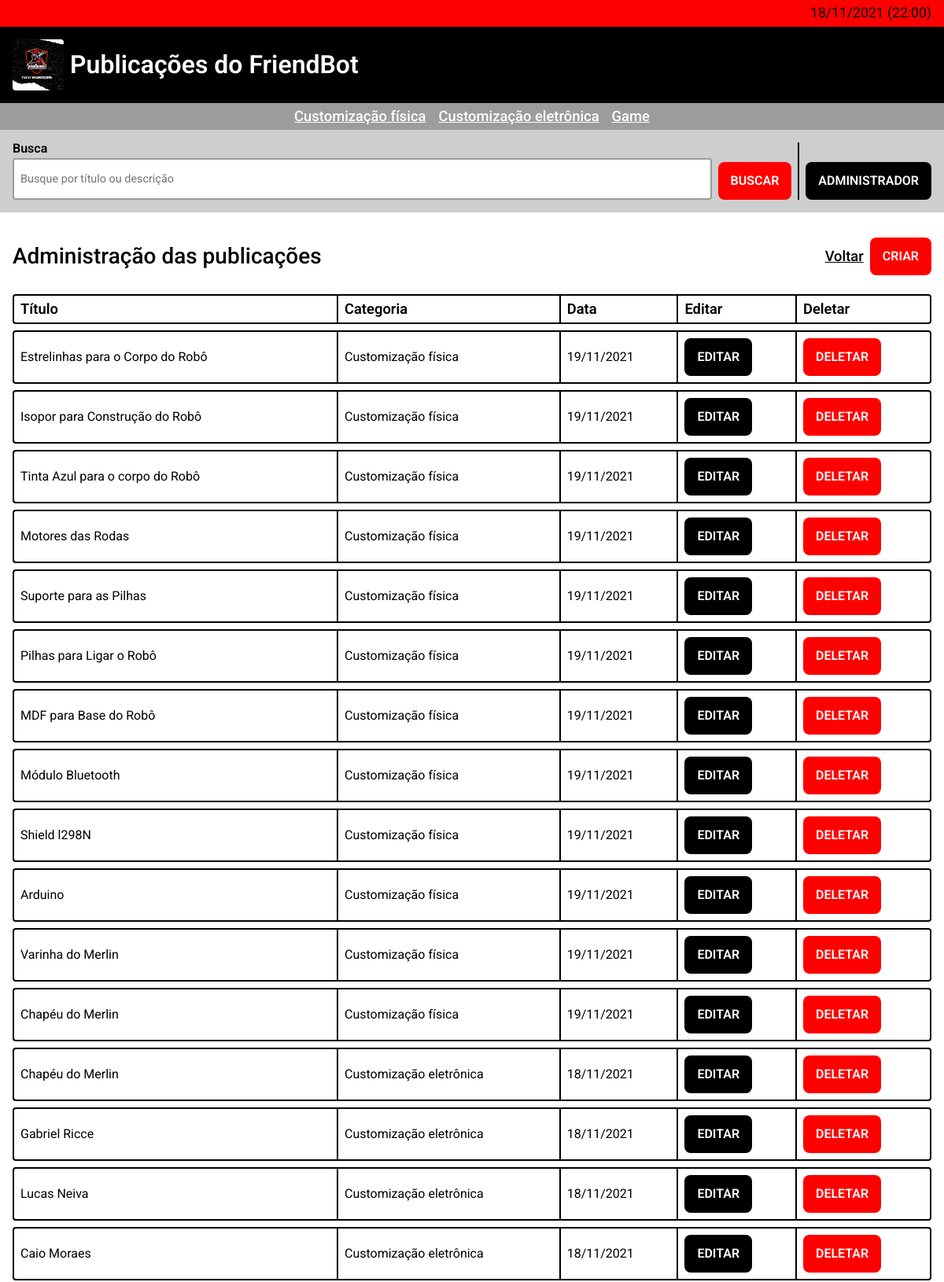
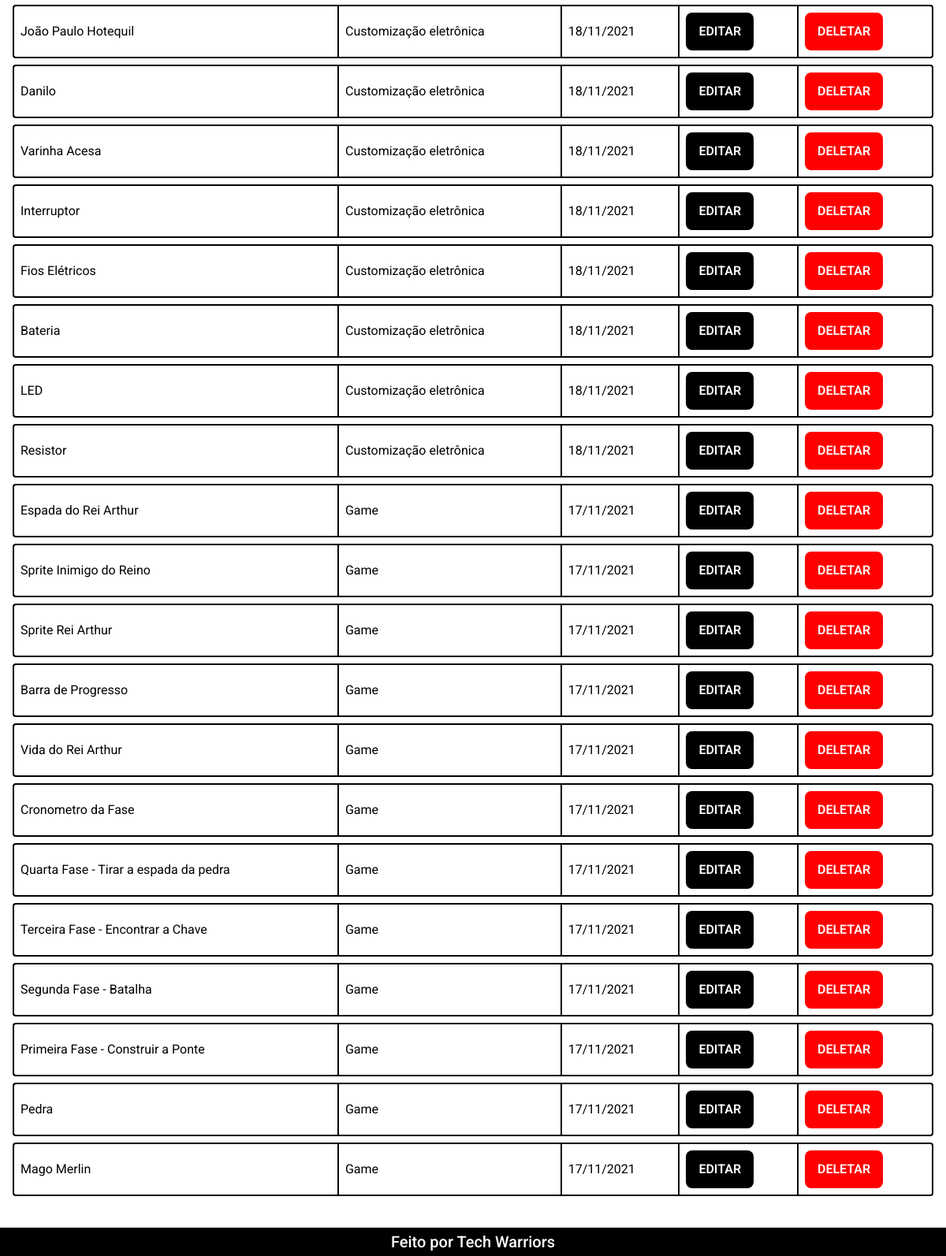
The app's page /admin/index.php with its own data (2 pictures, top to bottom).
### tables this page shows
CREATE TABLE `posts` (
  `id` int(10) NOT NULL,
  `title` varchar(250) NOT NULL,
  `category` varchar(250) NOT NULL,
  `date` date NOT NULL,
  `image_url` varchar(5000) NOT NULL,
  `description` varchar(1000) NOT NULL
);

### utils/environment.php (called while the page is built, shortened)
<?php
    $table = "posts";
?>

### admin/index.php (the view, shortened to what this page needs)
<?php require_once("../components/header.php"); ?>
<?php
    require_once("../utils/connection.php");
    require_once("../utils/date.php");
    $results = [];
    $statement = $connection -> prepare("SELECT id, title, date, category FROM $table ORDER BY id DESC");
    try{
        $statement -> execute();
        $results = $statement -> fetchAll(PDO::FETCH_ASSOC);
    } catch(Exception $error){
        show_error($error);
    }
?>
<section class="table">
    <div class="table__head">
        <h2 class="subtitle">Administração das publicações</h2>
        <div class="table__actions">
            <a class="link link--black" target="_self" href="../index.php">Voltar</a>
            <a class="button" target="_self" href="./save.php">Criar</a>
        </div>
    </div>
    <?php
        if(!$results) echo "<div class='not-found'>Nenhuma publicação encontrada, crie uma acima</div>";
        else {
            $rows = "";
            foreach($results as $result){
                $id = $result['id'];
                $title = $result['title'];
                $date = format_string($result['date']);
                $category = $result['category'];
                $rows = "$rows
                <tr>
                    <td class='table__column'>$title</td>
                    <td class='table__column'>$category</td>
                    <td class='table__column'>$date</td>
                    <td class='table__column'><a class='button button--black' href='./save.php?id=$id' target='_self'>Editar</a></td>
                    <td class='table__column'><a class='button' href='./delete.php?id=$id' target='_self'>Deletar</a></td>
                </tr>";
            }
            echo "<table class='table__list'>
                <thead>
                    <tr>
                        <th class='table__column table__column--head'>Título</th>
                        <th class='table__column table__column--head'>Categoria</th>
                        <th class='table__column table__column--head'>Data</th>
                        <th class='table__column table__column--head'>Editar</th>
                        <th class='table__column table__column--head'>Deletar</th>
                    </tr>
                </thead>
                <tbody>
                    $rows
                </tbody>
            </table>";
        }
    ?>
<?php require_once("../components/footer.php"); ?>

### stylesheets/variables.css (style rules this page uses)
:root { --space: 16px; --half-space: calc(var(--space) / 2); --double-space: calc(var(--space) * 2); --primary: #f00; --black: #000; --white: #fff; --time: .25s; --grey: #9c9c9c; --light-grey: #cecece; --border: 2px solid var(--black); --radius: 4px; }

### stylesheets/general.css (style rules this page uses)
html, body { background-color: var(--white); font-size: var(--space); height: auto; min-height: 100vh; }
* { font-family: 'Roboto', sans-serif !important; box-sizing: border-box; }
.body { display: flex; flex-direction: column; }
.subtitle { color: var(--black); font-size: 1.75rem; font-weight: 500; }

### stylesheets/button.css (style rules this page uses)
.button { text-decoration: none; color: var(--white); font-weight: 600; text-transform: uppercase; padding: var(--space); background-color: var(--primary); border-radius: var(--half-space); transition: opacity var(--time); border: none; font-size: 1rem; cursor: pointer; text-align: center; line-height: 1; margin: 0; display: block; width: fit-content; }
.button.button--black { background-color: var(--black); }

### stylesheets/table.css (style rules this page uses)
.table { display: flex; flex-direction: column; row-gap: var(--space); }
.table .table__head { display: flex; align-items: center; justify-content: space-between; column-gap: var(--space); }
.table .table__actions { display: flex; align-items: center; column-gap: var(--half-space); }
.table .table__list { width: 100%; border-spacing: 0 var(--half-space); border-collapse: separate; }
.table .table__column { padding: var(--half-space); border: var(--border); margin: 0; text-align: left; font-size: 1rem; }
.table .table__column.table__column--head { font-size: 1.15rem; font-weight: 600; }
.table .table__column:not(:last-child) { border-right: 0; }
.table .table__column:first-child { border-radius: var(--radius) 0 0 var(--radius); }
.table .table__column:last-child { border-radius: 0 var(--radius) var(--radius) 0; }

### stylesheets/link.css (style rules this page uses)
.link { font-size: 1.15rem; color: var(--white); font-weight: 500; }
.link--black { color: var(--black); }

### records on screen
posts: title "Estrelinhas para o Corpo do Robô", category "Customização física", date "19/11/2021"
posts: title "Isopor para Construção do Robô", category "Customização física", date "19/11/2021"
posts: title "Tinta Azul para o corpo do Robô", category "Customização física", date "19/11/2021"
posts: title "Motores das Rodas", category "Customização física", date "19/11/2021"
posts: title "Suporte para as Pilhas", category "Customização física", date "19/11/2021"
posts: title "Pilhas para Ligar o Robô", category "Customização física", date "19/11/2021"
posts: title "MDF para Base do Robô", category "Customização física", date "19/11/2021"
posts: title "Módulo Bluetooth", category "Customização física", date "19/11/2021"
posts: title "Shield l298N", category "Customização física", date "19/11/2021"
posts: title "Arduino", category "Customização física", date "19/11/2021"
posts: title "Varinha do Merlin", category "Customização física", date "19/11/2021"
posts: title "Chapéu do Merlin", category "Customização física", date "19/11/2021"
posts: title "Chapéu do Merlin", category "Customização eletrônica", date "18/11/2021"
posts: title "Gabriel Ricce", category "Customização eletrônica", date "18/11/2021"
posts: title "Lucas Neiva", category "Customização eletrônica", date "18/11/2021"
posts: title "Caio Moraes", category "Customização eletrônica", date "18/11/2021"
posts: title "João Paulo Hotequil", category "Customização eletrônica", date "18/11/2021"
posts: title "Danilo", category "Customização eletrônica", date "18/11/2021"
posts: title "Varinha Acesa", category "Customização eletrônica", date "18/11/2021"
posts: title "Interruptor", category "Customização eletrônica", date "18/11/2021"
posts: title "Fios Elétricos", category "Customização eletrônica", date "18/11/2021"
posts: title "Bateria", category "Customização eletrônica", date "18/11/2021"
posts: title "LED", category "Customização eletrônica", date "18/11/2021"
posts: title "Resistor", category "Customização eletrônica", date "18/11/2021"
posts: title "Espada do Rei Arthur", category "Game", date "17/11/2021"
posts: title "Sprite Inimigo do Reino", category "Game", date "17/11/2021"
posts: title "Sprite Rei Arthur", category "Game", date "17/11/2021"
posts: title "Barra de Progresso", category "Game", date "17/11/2021"
posts: title "Vida do Rei Arthur", category "Game", date "17/11/2021"
posts: title "Cronometro da Fase", category "Game", date "17/11/2021"
posts: title "Quarta Fase - Tirar a espada da pedra", category "Game", date "17/11/2021"
posts: title "Terceira Fase - Encontrar a Chave", category "Game", date "17/11/2021"
posts: title "Segunda Fase - Batalha", category "Game", date "17/11/2021"
posts: title "Primeira Fase - Construir a Ponte", category "Game", date "17/11/2021"
posts: title "Pedra", category "Game", date "17/11/2021"
posts: title "Mago Merlin", category "Game", date "17/11/2021"

### other values on screen
date($format) "18/11/2021 (22:00)"
$category "Customização física"
$category "Customização eletrônica"
$category "Game"
